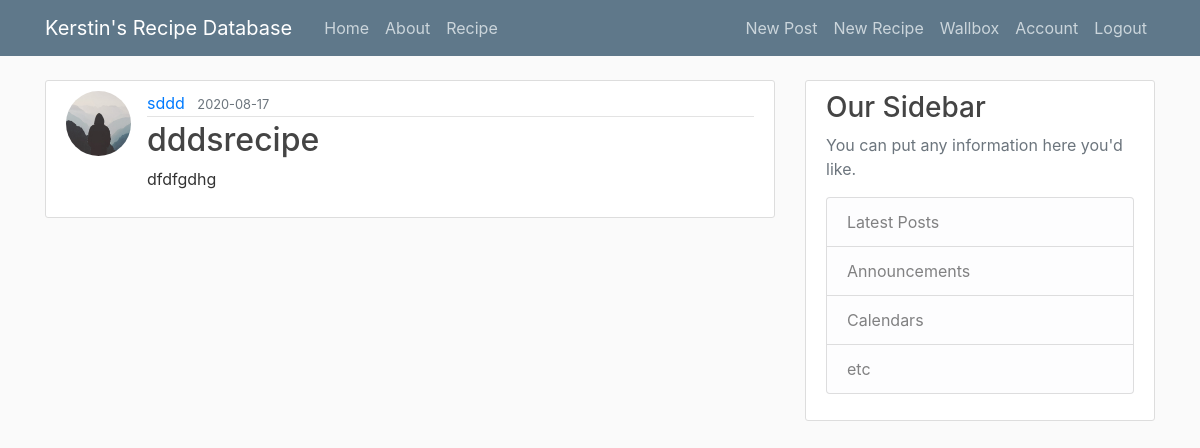
/recipe/3 (signed in), run on the app's committed database.
### flaskblog/models.py (models this page shows, shortened)
class User(db.Model,UserMixin):
    id = db.Column(db.Integer,primary_key=True)
    username = db.Column(db.String(20),unique=True,nullable=False)
    email = db.Column(db.String(120),unique=True,nullable=False)
    image_file = db.Column(db.String(20),unique=False,nullable=False,default='default.jpg')
    password = db.Column(db.String(20),nullable=False)
    post = db.relationship('Post',backref='author',lazy=True)
    recipe = db.relationship('Recipe',backref='author',lazy=True)

class Recipe(db.Model):
    id = db.Column(db.Integer,primary_key=True)
    title = db.Column(db.String(100),nullable=False)
    date_posted = db.Column(db.DateTime,nullable=False,default = datetime.utcnow)
    content = db.Column(db.Text,nullable=False)
    recipe_id = db.Column(db.Integer,db.ForeignKey('user.id'),nullable=False)

### flaskblog/recipes/routes.py (the view)
@recipes.route("/recipe/<int:recipe_id>")
@login_required
def recipe(recipe_id):
    recipe = Recipe.query.get_or_404(recipe_id)
    return render_template('recipe.html',recipe=recipe,title=recipe.title)

### flaskblog/models.py (called while the page is built)
@login_manager.user_loader
def load_user(user_id):
    return User.query.get(int(user_id))

### flaskblog/templates/recipe.html (shortened to what this page needs)
{%extends"layout.html"%}
{%block content%}
    <article class="media content-section">
        <img class="rounded-circle article-img" src={{url_for('static',filename='profile_pics/' + recipe.author.image_file)}}>
        <div class="media-body">
            <div class="article-metadata">
                <a class="mr-2" href="{{url_for('users.user_content',username=recipe.author.username)}}">{{recipe.author.username}}</a>
                <small class="text-muted">{{recipe.date_posted.strftime('%Y-%m-%d')}}</small>
            </div>
            <div>
            <h2 class="article-title">{{recipe.title}}</h2>
            <p class="article-content">{{recipe.content}}</p>
            </div>
        </div>
    </article>
{%endblock content%}

### flaskblog/static/main.css (style rules this page uses)
body { background: #fafafa; color: #333333; margin-top: 5rem; }
h1, h2, h3, h4, h5, h6 { color: #444444; }
.content-section { background: #ffffff; padding: 10px 20px; border: 1px solid #dddddd; border-radius: 3px; margin-bottom: 20px; }
.article-title { color: #444444; }
.article-content { white-space: pre-line; }
.article-img { height: 65px; width: 65px; margin-right: 16px; }
.article-metadata { padding-bottom: 1px; margin-bottom: 4px; border-bottom: 1px solid #e3e3e3 }

### data on the page
User: image_file (placeholder picture), author.username "sddd"
Recipe: date_posted "2020-08-17", title "dddsrecipe", content "dfdfgdhg"
